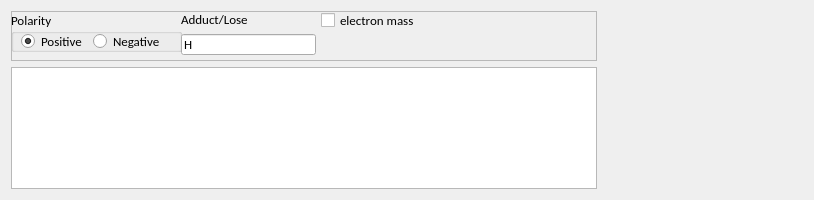
<?xml version="1.0" encoding="UTF-8"?>
<ui version="4.0">
 <class>IsotopeForm</class>
 <widget class="QWidget" name="IsotopeForm">
  <property name="geometry">
   <rect>
    <x>0</x>
    <y>0</y>
    <width>814</width>
    <height>200</height>
   </rect>
  </property>
  <property name="sizePolicy">
   <sizepolicy hsizetype="Preferred" vsizetype="Preferred">
    <horstretch>0</horstretch>
    <verstretch>0</verstretch>
   </sizepolicy>
  </property>
  <property name="windowTitle">
   <string>Form</string>
  </property>
  <layout class="QHBoxLayout" name="horizontalLayout">
   <item>
    <layout class="QVBoxLayout" name="verticalLayout">
     <item>
      <widget class="QFrame" name="frame">
       <property name="minimumSize">
        <size>
         <width>0</width>
         <height>50</height>
        </size>
       </property>
       <property name="font">
        <font>
         <family>Calibri</family>
         <pointsize>10</pointsize>
        </font>
       </property>
       <property name="frameShape">
        <enum>QFrame::StyledPanel</enum>
       </property>
       <property name="frameShadow">
        <enum>QFrame::Raised</enum>
       </property>
       <widget class="QGroupBox" name="groupBox">
        <property name="geometry">
         <rect>
          <x>0</x>
          <y>0</y>
          <width>171</width>
          <height>41</height>
         </rect>
        </property>
        <property name="title">
         <string>Polarity</string>
        </property>
        <widget class="QWidget" name="layoutWidget">
         <property name="geometry">
          <rect>
           <x>10</x>
           <y>20</y>
           <width>144</width>
           <height>21</height>
          </rect>
         </property>
         <layout class="QHBoxLayout" name="horizontalLayout_3">
          <item>
           <widget class="QRadioButton" name="radioPositive">
            <property name="text">
             <string>Positive</string>
            </property>
            <property name="checked">
             <bool>true</bool>
            </property>
           </widget>
          </item>
          <item>
           <widget class="QRadioButton" name="radioNegative">
            <property name="text">
             <string>Negative</string>
            </property>
           </widget>
          </item>
         </layout>
        </widget>
       </widget>
       <widget class="QCheckBox" name="checkBox">
        <property name="geometry">
         <rect>
          <x>310</x>
          <y>0</y>
          <width>111</width>
          <height>19</height>
         </rect>
        </property>
        <property name="text">
         <string>electron mass</string>
        </property>
       </widget>
       <widget class="QWidget" name="layoutWidget">
        <property name="geometry">
         <rect>
          <x>170</x>
          <y>0</y>
          <width>135</width>
          <height>44</height>
         </rect>
        </property>
        <layout class="QVBoxLayout" name="verticalLayout_2">
         <item>
          <widget class="QLabel" name="label">
           <property name="text">
            <string>Adduct/Lose</string>
           </property>
          </widget>
         </item>
         <item>
          <widget class="QLineEdit" name="lineEdit">
           <property name="text">
            <string>H</string>
           </property>
          </widget>
         </item>
        </layout>
       </widget>
      </widget>
     </item>
     <item>
      <layout class="QHBoxLayout" name="horizontalLayout_2">
       <item>
        <widget class="QTreeView" name="treeView"/>
       </item>
      </layout>
     </item>
    </layout>
   </item>
   <item>
    <widget class="qtwidgets::MolWidget" name="molwidget" native="true">
     <property name="minimumSize">
      <size>
       <width>200</width>
       <height>120</height>
      </size>
     </property>
    </widget>
   </item>
  </layout>
 </widget>
 <customwidgets>
  <customwidget>
   <class>qtwidgets::MolWidget</class>
   <extends>QWidget</extends>
   <header>molwidget.hpp</header>
   <container>1</container>
  </customwidget>
 </customwidgets>
 <resources/>
 <connections/>
</ui>
